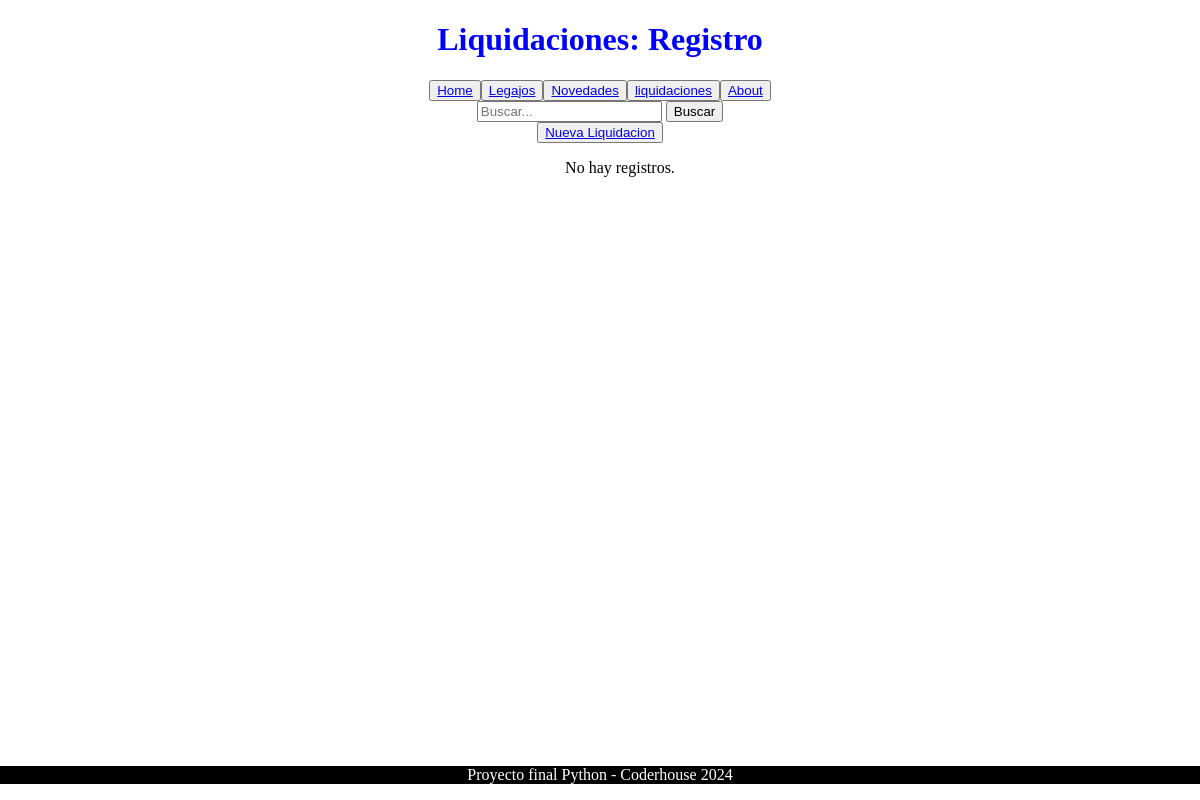
/liquidacion/list, run on an earlier commit of the app's database.
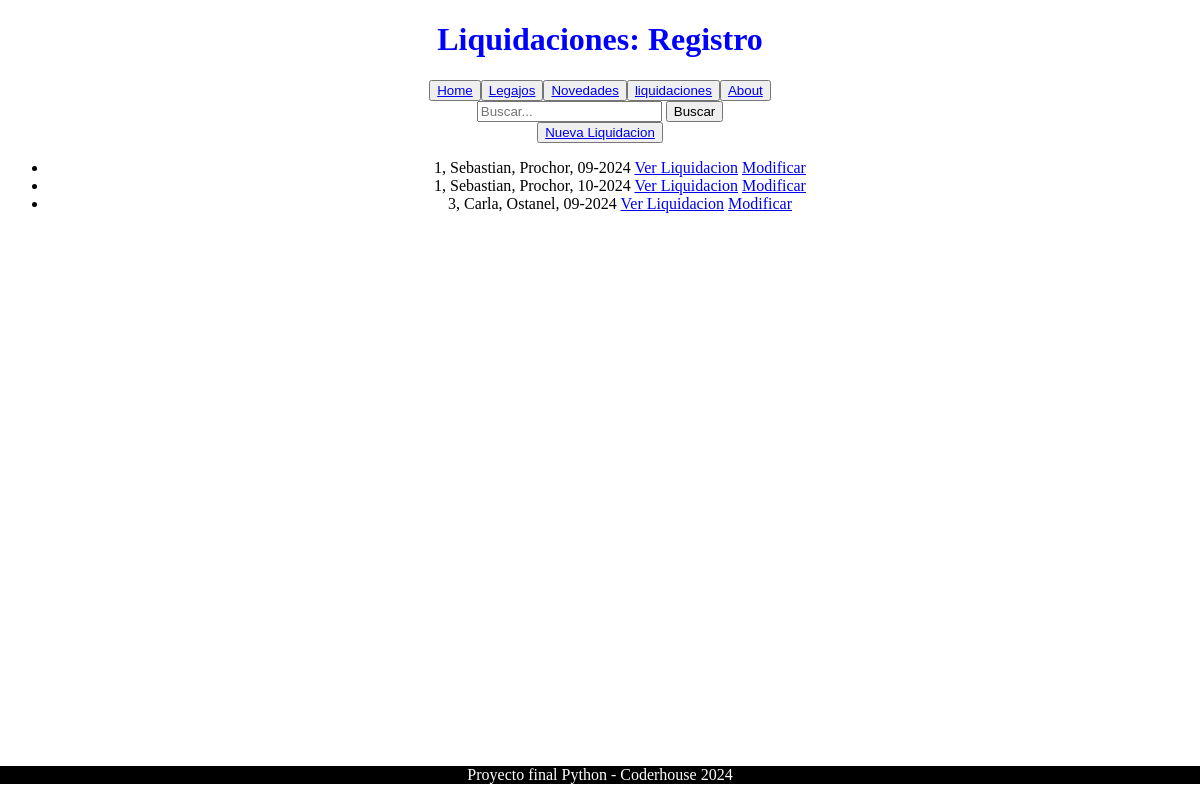
And on a later commit of the database.
### nominas/models.py (models this page shows, shortened)
class Liquidacion(models.Model):
    empleado = models.ForeignKey('Empleado', on_delete=models.CASCADE)
    periodo = models.CharField(max_length=7)  # Ejemplo: "09-2024" (mes y año)
    fecha_liquidacion = models.DateField(default=date.today)
    total_dias_ausencia = models.IntegerField(default=0)
    total_liquidacion = models.DecimalField(max_digits=10, decimal_places=2, default=0.00)
    fecha_pago = models.DateField()

class Empleado(models.Model):
    SEXO_CHOICES = [
        ('M', 'Masculino'),
        ('F', 'Femenino'),
    ]
    ESTADO_CHOICES = [
        ('A', 'Activo'),
        ('P', 'Pasivo'),
    ]
    MOD_CONTRATACION_CHOICES = [
        ('T', 'Temporal'),
        ('P', 'Permanente'),
    ]
    nro_legajo = models.AutoField(primary_key=True)
    nombre_empleado = models.CharField(max_length=50)
    apellido_empleado = models.CharField(max_length=50)
    dni = models.CharField(max_length=8)
    sexo_empleado = models.CharField(max_length=1, choices=SEXO_CHOICES)  # Elección entre Masculino y Femenino
    celular = models.CharField(max_length=30, blank=True, null=True)
    mail = models.CharField(max_length=50, blank=True, null=True)
    fecha_de_nacimiento = models.DateField(auto_now_add=False, auto_now=False, verbose_name='Fecha de Nacimiento')
    fecha_de_ingreso = models.DateField()
    fecha_de_egreso = models.DateField(blank=True, null=True)
    estado = models.CharField(max_length=1, choices=ESTADO_CHOICES)  # Elección entre Activo y Pasivo
    nacionalidad = models.CharField(max_length=100)  # Campo para ingresar el país a mano
    mod_contratacion = models.CharField(max_length=1, choices=MOD_CONTRATACION_CHOICES, blank=True, null=True)  # Elección entre Temporal y Permanente
    puesto = models.CharField(max_length=100)
    sueldo = models.DecimalField(max_digits=10, decimal_places=2)  # Sueldo en formato de moneda

### nominas/views.py (the view)
# urls.py: path("liquidacion/list", views.liquidacion_list, name="liquidacion_list"),
def liquidacion_list(request):
    query = request.GET.get("q")
    if query:
        novedades = Liquidacion.objects.filter(
            Q(empleado__nombre_empleado__icontains=query) | Q(empleado__apellido_empleado__icontains=query)
        )
    else:
        novedades = Liquidacion.objects.all()
    context = {"object_list": novedades}
    return render(request, "nominas/liquidacion_list.html", context)

### nominas/templates/nominas/liquidacion_list.html
{% extends 'core/base.html' %}
{% block header %}
Liquidaciones: Registro
{% endblock header %}
{% block main %}
    <form action="{% url 'liquidacion_list' %}" method="get">
        <input type="text" name="q" placeholder="Buscar...">
        <button type="submit">Buscar</button>
    </form>
    <button>
        <a href="{% url 'liquidacion_create' %}">Nueva Liquidacion</a>
    </button>
    <ul>
        {% for object in object_list %}
            <li>{{ object.empleado.nro_legajo }}, {{ object.empleado.nombre_empleado }}, {{ object.empleado.apellido_empleado }}, {{ object.periodo }}
                <a href="{% url 'liquidacion_detail' object.id %}">Ver Liquidacion</a>
                <a href="{% url 'liquidacion_update' object.id %}">Modificar</a>
            </li>
        {% empty %}
            <p>No hay registros.</p>
        {% endfor %}
    </ul>
{% endblock main %}

### core/templates/core/base.html (shortened to what this page needs)
<!DOCTYPE html>
<html lang="es">
<head>
</head>
<body>
    <header>
        <h1 style="color: blue; text-align: center;">
        {% block header %}
        {% endblock header %}
        </h1>
    </header>
    <nav style="text-align: center;">
        {% include 'core/componentes/navbar.html' %}
    </nav>
    <main style="text-align: center;">
        {% block main %}
        {% endblock main %}
    </main>
    <footer>
        {% include 'core/componentes/footer.html' %}
    </footer>
</body>
</html>

### core/templates/core/componentes/navbar.html (shortened to what this page needs)
<navbar style="display: flex; justify-content: center;">
    <button><a href="{% url 'index' %}">Home</a></button>
    <button><a href="{% url 'empleado_list' %}">Legajos</a></button>
    <button><a href="{% url 'novedad_list' %}">Novedades</a></button>
    <button><a href="{% url 'liquidacion_list' %}">liquidaciones</a></button>
    <button><a href="#">About</a></button>

### core/templates/core/componentes/footer.html
<p style="position: fixed; bottom: 0; left: 0; right: 0; background-color: black; color: white; text-align: center;">
    Proyecto final Python - Coderhouse 2024
</p>

What changed in the data, as far as the page shows it:
added Liquidacion: empleado.nro_legajo "1", empleado.nombre_empleado "Sebastian", empleado.apellido_empleado "Prochor", periodo "09-2024"
added Liquidacion: empleado.nro_legajo "1", empleado.nombre_empleado "Sebastian", empleado.apellido_empleado "Prochor", periodo "10-2024"
added Liquidacion: empleado.nro_legajo "3", empleado.nombre_empleado "Carla", empleado.apellido_empleado "Ostanel", periodo "09-2024"
Also different on the page:
text no longer shown: "No hay registros."
